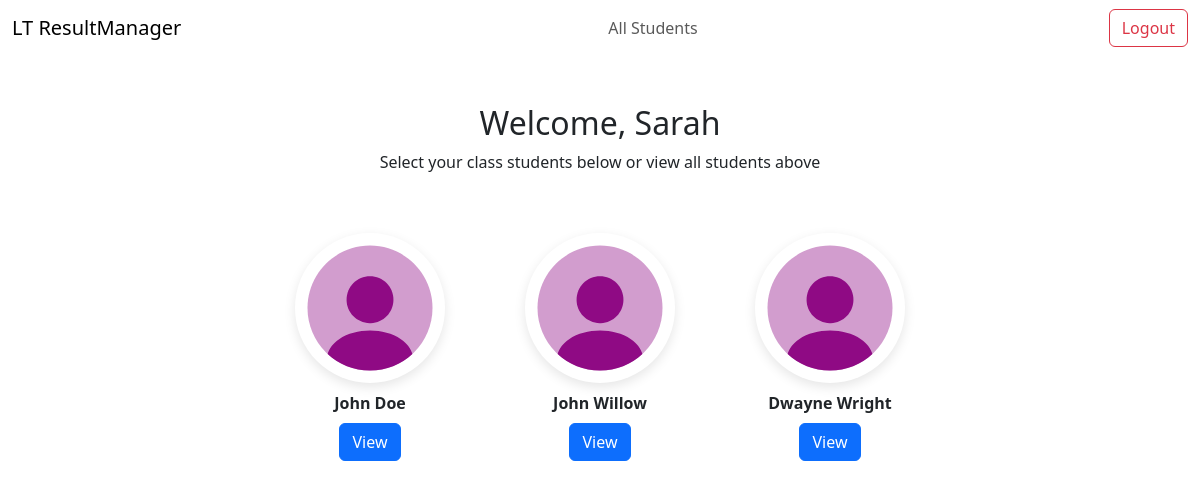
The app's page /teachers/home (signed in) with its own data.
### main/models.py (models this page shows, shortened)
class Student(models.Model):
    first_name = models.CharField(max_length=50)
    surname = models.CharField(max_length=50)
    dob = models.DateField(blank=True, null=True)
    grade = models.CharField(max_length=10, choices=GRADE_CHOICES)
    class_teacher = models.ForeignKey(
        "Teacher", on_delete=models.SET_NULL, null=True, related_name='class_students')
    subjects = models.ManyToManyField(
        "Subject", related_name='subject_students', blank=True)
    profile_pic = models.ImageField(
        upload_to='student_pics/', blank=True, null=True)

### main/views.py (the view)
# urls.py: path("teachers/home", views.teacher_home, name="teacher_home"),
@login_required
def teacher_home(request):
    try:
        teacher = Teacher.objects.get(user=request.user)
        students = Student.objects.filter(class_teacher=teacher)
    except Teacher.DoesNotExist:
        students = []
    return render(request, 'main/teacher_home.html', {
        'students': students
    })

### main/templates/main/teacher_home.html (shortened to what this page needs)
{% extends 'main/base.html' %}
{% load static %}
{% block content %}
<div class="container mt-5 text-center">
  <h2>Welcome, {{ request.user.username }}</h2>
  <p>Select your class students below or view all students above</p>
  {% if students %}
  <div class="student-card-grid mt-4">
    {% for student in students %}
    <div class="student-card">
      <img
        src="{% if student.profile_image %}{{ student.profile_image.url }}{% else %}{% static 'main/images/default_profile_image_2.svg' %}{% endif %}"
        class="student-image" alt="{{ student.first_name }} {{ student.surname }}">
      <div class="student-name mt-2">{{ student.first_name }} {{ student.surname }}</div>
      <a href="{% url 'student' student.id %}" class="btn btn-md btn-primary mt-2">View</a>
    </div>
    {% endfor %}
  </div>
  {% else %}
  <p>You don’t have any students assigned to your class.</p>
  {% endif %}
</div>
{% endblock %}

### main/static/main/styles/styles.css (style rules this page uses)
.student-card-grid { display: flex; flex-direction: horizontal; flex-wrap: wrap; justify-content: center; gap: 30px; padding: 20px; }
.student-card { width: 200px; text-align: center; padding: 15px; border-radius: 20px; background-color: #ffffff; transition: transform 0.2s ease; }
.student-image { width: 150px; height: 150px; object-fit: cover; border-radius: 50%; display: block; margin: 0 auto; box-shadow: 0 4px 12px rgba(0, 0, 0, 0.1); }
.student-name { font-weight: 600; font-size: 1rem; margin-top: 10px; }

### records on screen
Student: first_name "John", surname "Doe"
Student: first_name "John", surname "Willow"
Student: first_name "Dwayne", surname "Wright"

### other values on screen
{{ request.user.username }} "Sarah"
